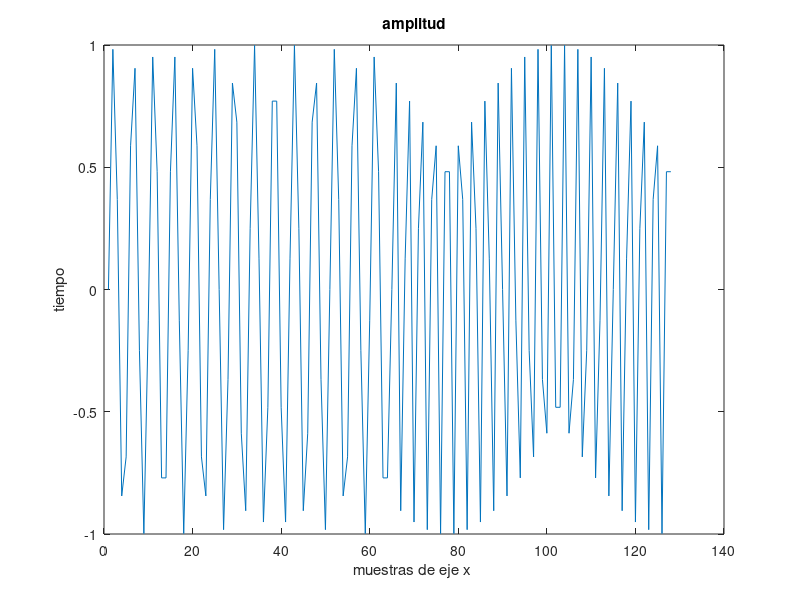

MATLAB code for this plot: (Note: this script raises an error after producing the figure.)
% Entregable    10 – Señales estacionarias y no estacionarias
% Grupo         5CV1
% Equipo        7
% Profesor: José Antonio Flores Escobar
% Integrantes:
%              Hernandez Rodriguez Juan Uriel
%              Vergara Martinez Brenda
%              García Quiroz Gustavo Ivan
%              Gutiérrez Jiménez Cinthia Nayelli
%              Ramírez Carrillo José Emilio
%              Iturbide Serrano Uriel

% Limpiar variables, cerrar figuras y limpiar la consola
clear all; 
close all;
clc;

% Definir el número de muestras
N = 128; 
n = 0:1:N-1; % Vector de índices de muestras

% Definir las frecuencias de las señales
fs1 = 0.22; 
fs2 = 0.34;

% Generar las señales senoidales x1 y x2
x1 = sin(2 *pi *n*fs1); 
x2 = sin(2 *pi *n*fs2);

% Crear la señal x3 combinando x1 y x2
x3 = x1(1:N/2); % Primer mitad de x1
x3((N/2)+1:N) = x2(1:N/2); % Segunda mitad de x2

% Calcular la Transformada de Fourier de x3
fx = fft(x3,N); 
wn = 2*((N-1)/N); % Frecuencia normalizada
k = linspace(0,wn/2,128); % Vector de frecuencias

% Graficar la señal x3 en el dominio del tiempo
figure(1);
plot(x3);xlabel("muestras de eje x ");ylabel("tiempo");
title("amplitud");

% Graficar la Transformada Wavelet Continua de x3
figure(2);
coefx = cwt(x3,1:32,'sym6'); % Calcular los coeficientes wavelet
mesh(coefx); % Graficar la superficie wavelet

% Graficar las señales x3, x2 y x1 en el dominio de la frecuencia
figure(3);
plot(k,(x3));xlabel("muestras de eje x ");ylabel("muestras de eje y");
title("x3"); 

figure(4);
plot(k,(x2));xlabel("muestras de eje x ");ylabel("muestras de eje y");
title("x2"); 

figure(5);
plot(k,(x1));xlabel("muestras de eje x ");ylabel("muestras de eje y");
title("x1"); 

